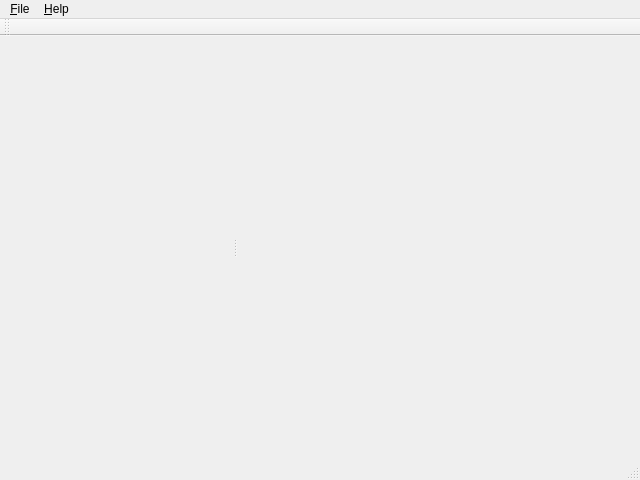
<?xml version="1.0" encoding="UTF-8"?>
<ui version="4.0">
 <class>ItemAssistantClass</class>
 <widget class="QMainWindow" name="ItemAssistantClass">
  <property name="geometry">
   <rect>
    <x>0</x>
    <y>0</y>
    <width>640</width>
    <height>480</height>
   </rect>
  </property>
  <property name="windowTitle">
   <string>ItemAssistant</string>
  </property>
  <property name="locale">
   <locale language="English" country="UnitedStates"/>
  </property>
  <property name="dockOptions">
   <set>QMainWindow::AnimatedDocks</set>
  </property>
  <widget class="QWidget" name="centralWidget">
   <layout class="QHBoxLayout" name="horizontalLayout">
    <property name="spacing">
     <number>0</number>
    </property>
    <property name="margin">
     <number>3</number>
    </property>
    <item>
     <widget class="QSplitter" name="splitter">
      <property name="orientation">
       <enum>Qt::Horizontal</enum>
      </property>
      <property name="childrenCollapsible">
       <bool>false</bool>
      </property>
      <widget class="QWidget" name="layoutWidget">
       <layout class="QVBoxLayout" name="verticalLayout_2">
        <property name="sizeConstraint">
         <enum>QLayout::SetDefaultConstraint</enum>
        </property>
        <item>
         <widget class="QStackedWidget" name="sidebarWidgetStack">
          <widget class="QWidget" name="page_2"/>
         </widget>
        </item>
        <item>
         <widget class="QWidget" name="buttonPanel" native="true">
          <property name="minimumSize">
           <size>
            <width>0</width>
            <height>0</height>
           </size>
          </property>
          <layout class="QVBoxLayout" name="verticalLayout">
           <property name="spacing">
            <number>0</number>
           </property>
           <property name="margin">
            <number>0</number>
           </property>
          </layout>
         </widget>
        </item>
       </layout>
      </widget>
      <widget class="QStackedWidget" name="mainWidgetStack">
       <property name="minimumSize">
        <size>
         <width>400</width>
         <height>0</height>
        </size>
       </property>
       <property name="frameShadow">
        <enum>QFrame::Plain</enum>
       </property>
       <property name="currentIndex">
        <number>0</number>
       </property>
       <widget class="QWidget" name="page_4"/>
      </widget>
     </widget>
    </item>
   </layout>
  </widget>
  <widget class="QMenuBar" name="menuBar">
   <property name="geometry">
    <rect>
     <x>0</x>
     <y>0</y>
     <width>640</width>
     <height>22</height>
    </rect>
   </property>
   <widget class="QMenu" name="menu_File">
    <property name="title">
     <string>&amp;File</string>
    </property>
    <addaction name="actionExit"/>
   </widget>
   <widget class="QMenu" name="menu_Help">
    <property name="title">
     <string>&amp;Help</string>
    </property>
    <addaction name="actionOnlineHelp"/>
    <addaction name="separator"/>
    <addaction name="actionCheckForUpdates"/>
    <addaction name="separator"/>
    <addaction name="actionAbout"/>
    <addaction name="actionAboutPlugins"/>
   </widget>
   <addaction name="menu_File"/>
   <addaction name="menu_Help"/>
  </widget>
  <widget class="QToolBar" name="mainToolBar">
   <attribute name="toolBarArea">
    <enum>TopToolBarArea</enum>
   </attribute>
   <attribute name="toolBarBreak">
    <bool>false</bool>
   </attribute>
  </widget>
  <widget class="QStatusBar" name="statusBar"/>
  <action name="actionExit">
   <property name="text">
    <string>E&amp;xit</string>
   </property>
  </action>
  <action name="actionAbout">
   <property name="text">
    <string>&amp;About Item Assistant</string>
   </property>
  </action>
  <action name="actionAboutPlugins">
   <property name="text">
    <string>About &amp;Plugins</string>
   </property>
  </action>
  <action name="actionCheckForUpdates">
   <property name="icon">
    <iconset resource="itemassistant.qrc">
     <normaloff>:/ItemAssistant/Resources/Web.png</normaloff>:/ItemAssistant/Resources/Web.png</iconset>
   </property>
   <property name="text">
    <string>Check for &amp;Updates</string>
   </property>
  </action>
  <action name="actionOnlineHelp">
   <property name="icon">
    <iconset resource="itemassistant.qrc">
     <normaloff>:/ItemAssistant/Resources/Help.png</normaloff>:/ItemAssistant/Resources/Help.png</iconset>
   </property>
   <property name="text">
    <string>&amp;Online Help</string>
   </property>
   <property name="shortcut">
    <string>F1</string>
   </property>
  </action>
 </widget>
 <layoutdefault spacing="6" margin="11"/>
 <resources>
  <include location="itemassistant.qrc"/>
 </resources>
 <connections/>
</ui>
